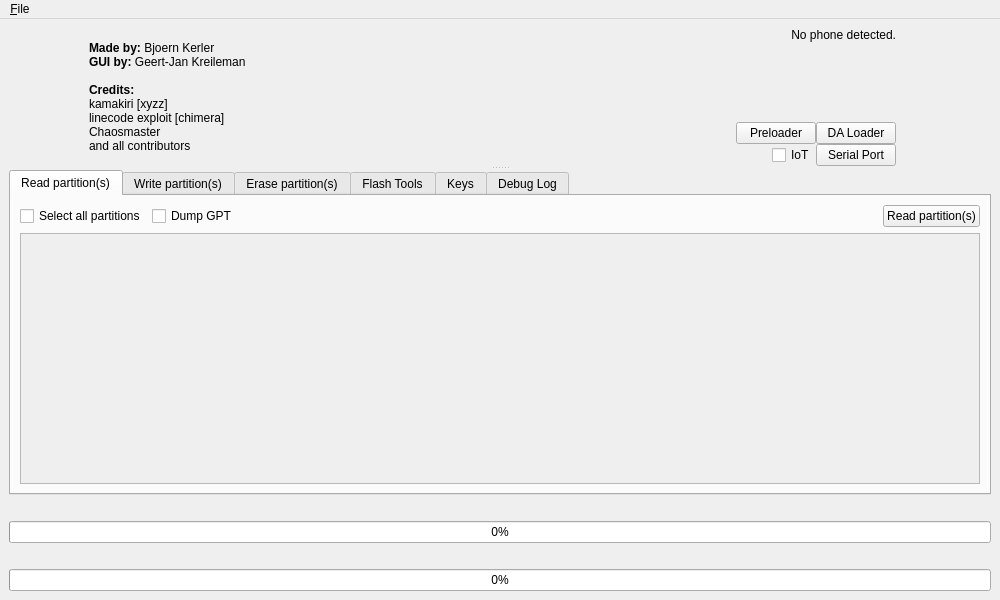
<?xml version="1.0" encoding="UTF-8"?>
<ui version="4.0">
 <class>MainWindow</class>
 <widget class="QMainWindow" name="MainWindow">
  <property name="windowModality">
   <enum>Qt::WindowModality::NonModal</enum>
  </property>
  <property name="geometry">
   <rect>
    <x>0</x>
    <y>0</y>
    <width>1000</width>
    <height>600</height>
   </rect>
  </property>
  <property name="sizePolicy">
   <sizepolicy hsizetype="MinimumExpanding" vsizetype="MinimumExpanding">
    <horstretch>0</horstretch>
    <verstretch>0</verstretch>
   </sizepolicy>
  </property>
  <property name="minimumSize">
   <size>
    <width>1000</width>
    <height>600</height>
   </size>
  </property>
  <property name="acceptDrops">
   <bool>false</bool>
  </property>
  <property name="windowTitle">
   <string>MabuiETool v1.0</string>
  </property>
  <property name="autoFillBackground">
   <bool>false</bool>
  </property>
  <widget class="QWidget" name="centralwidget">
   <layout class="QVBoxLayout" name="verticalLayout_11">
    <property name="spacing">
     <number>0</number>
    </property>
    <item>
     <widget class="CollapsibleSplitter" name="splitter">
      <property name="orientation">
       <enum>Qt::Orientation::Vertical</enum>
      </property>
      <widget class="QWidget" name="topPanel">
       <layout class="QVBoxLayout" name="topLayout">
        <property name="spacing">
         <number>0</number>
        </property>
        <property name="leftMargin">
         <number>0</number>
        </property>
        <property name="topMargin">
         <number>0</number>
        </property>
        <property name="rightMargin">
         <number>0</number>
        </property>
        <property name="bottomMargin">
         <number>0</number>
        </property>
        <item>
         <layout class="QHBoxLayout" name="horizontalLayout_11">
          <item>
           <layout class="QVBoxLayout" name="verticalLayout">
            <property name="sizeConstraint">
             <enum>QLayout::SizeConstraint::SetDefaultConstraint</enum>
            </property>
            <item>
             <layout class="QHBoxLayout" name="horizontalLayout">
              <property name="sizeConstraint">
               <enum>QLayout::SizeConstraint::SetDefaultConstraint</enum>
              </property>
              <property name="bottomMargin">
               <number>0</number>
              </property>
              <item>
               <widget class="QLabel" name="logoPic">
                <property name="sizePolicy">
                 <sizepolicy hsizetype="Fixed" vsizetype="Fixed">
                  <horstretch>0</horstretch>
                  <verstretch>0</verstretch>
                 </sizepolicy>
                </property>
                <property name="minimumSize">
                 <size>
                  <width>80</width>
                  <height>80</height>
                 </size>
                </property>
                <property name="maximumSize">
                 <size>
                  <width>80</width>
                  <height>80</height>
                 </size>
                </property>
                <property name="text">
                 <string/>
                </property>
                <property name="pixmap">
                 <pixmap>images/logo_256.png</pixmap>
                </property>
                <property name="scaledContents">
                 <bool>true</bool>
                </property>
                <property name="alignment">
                 <set>Qt::AlignmentFlag::AlignLeading|Qt::AlignmentFlag::AlignLeft|Qt::AlignmentFlag::AlignTop</set>
                </property>
                <property name="buddy">
                 <cstring>logoPic</cstring>
                </property>
               </widget>
              </item>
              <item>
               <widget class="QLabel" name="copyrightInfo">
                <property name="sizePolicy">
                 <sizepolicy hsizetype="Fixed" vsizetype="Fixed">
                  <horstretch>0</horstretch>
                  <verstretch>0</verstretch>
                 </sizepolicy>
                </property>
                <property name="text">
                 <string>&lt;b&gt;Made by:&lt;/b&gt; Bjoern Kerler&lt;br/&gt;&lt;b&gt;GUI by:&lt;/b&gt; Geert-Jan Kreileman&lt;br/&gt;&lt;br/&gt;&lt;b&gt;Credits:&lt;/b&gt;&lt;br/&gt;kamakiri [xyzz]&lt;br/&gt;linecode exploit [chimera]&lt;br/&gt;Chaosmaster&lt;br/&gt;and all contributors&lt;/p&gt;</string>
                </property>
               </widget>
              </item>
             </layout>
            </item>
           </layout>
          </item>
          <item>
           <layout class="QVBoxLayout" name="verticalLayout_7">
            <item>
             <widget class="QLabel" name="phoneInfoTextbox">
              <property name="sizePolicy">
               <sizepolicy hsizetype="Minimum" vsizetype="Fixed">
                <horstretch>0</horstretch>
                <verstretch>0</verstretch>
               </sizepolicy>
              </property>
              <property name="text">
               <string>No phone detected.</string>
              </property>
              <property name="alignment">
               <set>Qt::AlignmentFlag::AlignRight|Qt::AlignmentFlag::AlignTop|Qt::AlignmentFlag::AlignTrailing</set>
              </property>
              <property name="wordWrap">
               <bool>true</bool>
              </property>
             </widget>
            </item>
            <item>
             <widget class="QLabel" name="phoneDebugInfoTextbox">
              <property name="sizePolicy">
               <sizepolicy hsizetype="Expanding" vsizetype="Minimum">
                <horstretch>0</horstretch>
                <verstretch>0</verstretch>
               </sizepolicy>
              </property>
              <property name="minimumSize">
               <size>
                <width>0</width>
                <height>80</height>
               </size>
              </property>
              <property name="maximumSize">
               <size>
                <width>16777215</width>
                <height>80</height>
               </size>
              </property>
              <property name="styleSheet">
               <string notr="true">color:#888;</string>
              </property>
              <property name="text">
               <string/>
              </property>
              <property name="textFormat">
               <enum>Qt::TextFormat::PlainText</enum>
              </property>
              <property name="alignment">
               <set>Qt::AlignmentFlag::AlignBottom|Qt::AlignmentFlag::AlignRight|Qt::AlignmentFlag::AlignTrailing</set>
              </property>
             </widget>
            </item>
            <item>
             <layout class="QHBoxLayout" name="horizontalLayout_7">
              <item>
               <spacer name="horizontalSpacer_15">
                <property name="orientation">
                 <enum>Qt::Orientation::Horizontal</enum>
                </property>
                <property name="sizeHint" stdset="0">
                 <size>
                  <width>40</width>
                  <height>20</height>
                 </size>
                </property>
               </spacer>
              </item>
              <item>
               <widget class="QPushButton" name="consettings2btn">
                <property name="text">
                 <string>Preloader</string>
                </property>
               </widget>
              </item>
              <item>
               <widget class="QPushButton" name="consettingsbtn">
                <property name="sizePolicy">
                 <sizepolicy hsizetype="Fixed" vsizetype="Fixed">
                  <horstretch>0</horstretch>
                  <verstretch>0</verstretch>
                 </sizepolicy>
                </property>
                <property name="maximumSize">
                 <size>
                  <width>140</width>
                  <height>16777215</height>
                 </size>
                </property>
                <property name="text">
                 <string>DA Loader</string>
                </property>
               </widget>
              </item>
             </layout>
            </item>
            <item>
             <layout class="QHBoxLayout" name="horizontalLayout_2" stretch="0,0,0">
              <property name="spacing">
               <number>0</number>
              </property>
              <property name="sizeConstraint">
               <enum>QLayout::SizeConstraint::SetDefaultConstraint</enum>
              </property>
              <property name="topMargin">
               <number>0</number>
              </property>
              <item>
               <spacer name="horizontalSpacer_8">
                <property name="orientation">
                 <enum>Qt::Orientation::Horizontal</enum>
                </property>
                <property name="sizeType">
                 <enum>QSizePolicy::Policy::Expanding</enum>
                </property>
                <property name="sizeHint" stdset="0">
                 <size>
                  <width>20</width>
                  <height>0</height>
                 </size>
                </property>
               </spacer>
              </item>
              <item>
               <widget class="QCheckBox" name="iotcheck">
                <property name="text">
                 <string>IoT</string>
                </property>
               </widget>
              </item>
              <item>
               <widget class="QPushButton" name="serialportbtn">
                <property name="text">
                 <string>Serial Port</string>
                </property>
               </widget>
              </item>
             </layout>
            </item>
           </layout>
          </item>
          <item>
           <spacer name="horizontalSpacer">
            <property name="orientation">
             <enum>Qt::Orientation::Horizontal</enum>
            </property>
            <property name="sizeType">
             <enum>QSizePolicy::Policy::Minimum</enum>
            </property>
            <property name="sizeHint" stdset="0">
             <size>
              <width>5</width>
              <height>20</height>
             </size>
            </property>
           </spacer>
          </item>
          <item>
           <widget class="QWidget" name="widget_3" native="true">
            <property name="sizePolicy">
             <sizepolicy hsizetype="Fixed" vsizetype="Fixed">
              <horstretch>0</horstretch>
              <verstretch>0</verstretch>
             </sizepolicy>
            </property>
            <property name="minimumSize">
             <size>
              <width>90</width>
              <height>80</height>
             </size>
            </property>
            <widget class="QLabel" name="pic">
             <property name="geometry">
              <rect>
               <x>0</x>
               <y>0</y>
               <width>90</width>
               <height>80</height>
              </rect>
             </property>
             <property name="sizePolicy">
              <sizepolicy hsizetype="Fixed" vsizetype="Fixed">
               <horstretch>0</horstretch>
               <verstretch>0</verstretch>
              </sizepolicy>
             </property>
             <property name="minimumSize">
              <size>
               <width>90</width>
               <height>80</height>
              </size>
             </property>
             <property name="maximumSize">
              <size>
               <width>90</width>
               <height>80</height>
              </size>
             </property>
             <property name="text">
              <string/>
             </property>
             <property name="pixmap">
              <pixmap>images/phone_notfound.png</pixmap>
             </property>
             <property name="scaledContents">
              <bool>true</bool>
             </property>
             <property name="alignment">
              <set>Qt::AlignmentFlag::AlignCenter</set>
             </property>
             <property name="wordWrap">
              <bool>false</bool>
             </property>
            </widget>
            <widget class="QLabel" name="spinner_pic">
             <property name="geometry">
              <rect>
               <x>20</x>
               <y>14</y>
               <width>51</width>
               <height>51</height>
              </rect>
             </property>
             <property name="sizePolicy">
              <sizepolicy hsizetype="Fixed" vsizetype="Fixed">
               <horstretch>0</horstretch>
               <verstretch>0</verstretch>
              </sizepolicy>
             </property>
             <property name="text">
              <string/>
             </property>
             <property name="pixmap">
              <pixmap>images/phone_loading.png</pixmap>
             </property>
             <property name="scaledContents">
              <bool>true</bool>
             </property>
             <property name="alignment">
              <set>Qt::AlignmentFlag::AlignCenter</set>
             </property>
            </widget>
           </widget>
          </item>
         </layout>
        </item>
        <item>
         <widget class="ConnectInfoWidget" name="connectInfo" native="true"/>
        </item>
       </layout>
      </widget>
      <widget class="QWidget" name="bottomPanel">
       <layout class="QVBoxLayout" name="Main" stretch="1,0,0,0,0">
        <item>
         <widget class="QTabWidget" name="tabWidget">
          <property name="enabled">
           <bool>true</bool>
          </property>
          <property name="sizePolicy">
           <sizepolicy hsizetype="MinimumExpanding" vsizetype="MinimumExpanding">
            <horstretch>0</horstretch>
            <verstretch>0</verstretch>
           </sizepolicy>
          </property>
          <property name="minimumSize">
           <size>
            <width>100</width>
            <height>0</height>
           </size>
          </property>
          <property name="mouseTracking">
           <bool>false</bool>
          </property>
          <property name="autoFillBackground">
           <bool>false</bool>
          </property>
          <property name="currentIndex">
           <number>0</number>
          </property>
          <widget class="QWidget" name="readtab">
           <attribute name="title">
            <string>Read partition(s)</string>
           </attribute>
           <layout class="QGridLayout" name="gridLayout_5">
            <item row="0" column="0">
             <layout class="QVBoxLayout" name="verticalLayout_8">
              <item>
               <layout class="QHBoxLayout" name="horizontalLayout_6">
                <item>
                 <widget class="QCheckBox" name="readselectallcheckbox">
                  <property name="text">
                   <string>Select all partitions</string>
                  </property>
                 </widget>
                </item>
                <item>
                 <widget class="QCheckBox" name="readDumpGPTCheckbox">
                  <property name="sizePolicy">
                   <sizepolicy hsizetype="Minimum" vsizetype="Fixed">
                    <horstretch>0</horstretch>
                    <verstretch>0</verstretch>
                   </sizepolicy>
                  </property>
                  <property name="text">
                   <string>Dump GPT</string>
                  </property>
                 </widget>
                </item>
                <item>
                 <spacer name="horizontalSpacer_14">
                  <property name="orientation">
                   <enum>Qt::Orientation::Horizontal</enum>
                  </property>
                  <property name="sizeHint" stdset="0">
                   <size>
                    <width>40</width>
                    <height>20</height>
                   </size>
                  </property>
                 </spacer>
                </item>
                <item>
                 <widget class="QLabel" name="readtitle">
                  <property name="text">
                   <string/>
                  </property>
                 </widget>
                </item>
                <item>
                 <spacer name="horizontalSpacer_9">
                  <property name="orientation">
                   <enum>Qt::Orientation::Horizontal</enum>
                  </property>
                  <property name="sizeHint" stdset="0">
                   <size>
                    <width>40</width>
                    <height>20</height>
                   </size>
                  </property>
                 </spacer>
                </item>
                <item>
                 <widget class="QPushButton" name="readpartitionsbtn">
                  <property name="text">
                   <string>Read partition(s)</string>
                  </property>
                 </widget>
                </item>
               </layout>
              </item>
              <item>
               <widget class="QScrollArea" name="readpartitionList">
                <property name="sizePolicy">
                 <sizepolicy hsizetype="Expanding" vsizetype="Expanding">
                  <horstretch>0</horstretch>
                  <verstretch>0</verstretch>
                 </sizepolicy>
                </property>
                <property name="minimumSize">
                 <size>
                  <width>0</width>
                  <height>0</height>
                 </size>
                </property>
                <property name="verticalScrollBarPolicy">
                 <enum>Qt::ScrollBarPolicy::ScrollBarAsNeeded</enum>
                </property>
                <property name="horizontalScrollBarPolicy">
                 <enum>Qt::ScrollBarPolicy::ScrollBarAsNeeded</enum>
                </property>
                <property name="sizeAdjustPolicy">
                 <enum>QAbstractScrollArea::SizeAdjustPolicy::AdjustToContentsOnFirstShow</enum>
                </property>
                <property name="widgetResizable">
                 <bool>true</bool>
                </property>
                <widget class="QWidget" name="scrollAreaWidgetContents">
                 <property name="geometry">
                  <rect>
                   <x>0</x>
                   <y>0</y>
                   <width>954</width>
                   <height>175</height>
                  </rect>
                 </property>
                </widget>
               </widget>
              </item>
             </layout>
            </item>
           </layout>
          </widget>
          <widget class="QWidget" name="writetab">
           <attribute name="title">
            <string>Write partition(s)</string>
           </attribute>
           <layout class="QGridLayout" name="gridLayout_6">
            <item row="0" column="0">
             <layout class="QVBoxLayout" name="verticalLayout_9">
              <item>
               <layout class="QHBoxLayout" name="horizontalLayout_8">
                <item>
                 <widget class="QLabel" name="writetitle">
                  <property name="sizePolicy">
                   <sizepolicy hsizetype="Preferred" vsizetype="Fixed">
                    <horstretch>0</horstretch>
                    <verstretch>0</verstretch>
                   </sizepolicy>
                  </property>
                  <property name="minimumSize">
                   <size>
                    <width>0</width>
                    <height>20</height>
                   </size>
                  </property>
                  <property name="text">
                   <string>Select partitions to write</string>
                  </property>
                  <property name="alignment">
                   <set>Qt::AlignmentFlag::AlignLeading|Qt::AlignmentFlag::AlignLeft|Qt::AlignmentFlag::AlignTop</set>
                  </property>
                 </widget>
                </item>
                <item>
                 <spacer name="horizontalSpacer_10">
                  <property name="orientation">
                   <enum>Qt::Orientation::Horizontal</enum>
                  </property>
                  <property name="sizeHint" stdset="0">
                   <size>
                    <width>40</width>
                    <height>20</height>
                   </size>
                  </property>
                 </spacer>
                </item>
                <item>
                 <widget class="QPushButton" name="writeselectfromdir">
                  <property name="text">
                   <string>Select from directory</string>
                  </property>
                 </widget>
                </item>
                <item>
                 <spacer name="horizontalSpacer_11">
                  <property name="orientation">
                   <enum>Qt::Orientation::Horizontal</enum>
                  </property>
                  <property name="sizeHint" stdset="0">
                   <size>
                    <width>40</width>
                    <height>20</height>
                   </size>
                  </property>
                 </spacer>
                </item>
                <item>
                 <widget class="QPushButton" name="writepartbtn">
                  <property name="text">
                   <string>Write partition(s)</string>
                  </property>
                 </widget>
                </item>
               </layout>
              </item>
              <item>
               <widget class="QScrollArea" name="writepartitionList">
                <property name="sizePolicy">
                 <sizepolicy hsizetype="MinimumExpanding" vsizetype="Expanding">
                  <horstretch>0</horstretch>
                  <verstretch>0</verstretch>
                 </sizepolicy>
                </property>
                <property name="minimumSize">
                 <size>
                  <width>0</width>
                  <height>280</height>
                 </size>
                </property>
                <property name="verticalScrollBarPolicy">
                 <enum>Qt::ScrollBarPolicy::ScrollBarAsNeeded</enum>
                </property>
                <property name="horizontalScrollBarPolicy">
                 <enum>Qt::ScrollBarPolicy::ScrollBarAsNeeded</enum>
                </property>
                <property name="sizeAdjustPolicy">
                 <enum>QAbstractScrollArea::SizeAdjustPolicy::AdjustToContentsOnFirstShow</enum>
                </property>
                <property name="widgetResizable">
                 <bool>true</bool>
                </property>
                <widget class="QWidget" name="scrollAreaWidgetContents_2">
                 <property name="geometry">
                  <rect>
                   <x>0</x>
                   <y>0</y>
                   <width>98</width>
                   <height>278</height>
                  </rect>
                 </property>
                </widget>
               </widget>
              </item>
             </layout>
            </item>
           </layout>
          </widget>
          <widget class="QWidget" name="erasetab">
           <attribute name="title">
            <string>Erase partition(s)</string>
           </attribute>
           <layout class="QHBoxLayout" name="horizontalLayout_10">
            <item>
             <layout class="QVBoxLayout" name="verticalLayout_10">
              <item>
               <layout class="QHBoxLayout" name="horizontalLayout_9">
                <item>
                 <widget class="QLabel" name="erasetitle">
                  <property name="sizePolicy">
                   <sizepolicy hsizetype="Preferred" vsizetype="Fixed">
                    <horstretch>0</horstretch>
                    <verstretch>0</verstretch>
                   </sizepolicy>
                  </property>
                  <property name="minimumSize">
                   <size>
                    <width>0</width>
                    <height>20</height>
                   </size>
                  </property>
                  <property name="text">
                   <string>Select partitions to erase</string>
                  </property>
                  <property name="alignment">
                   <set>Qt::AlignmentFlag::AlignLeading|Qt::AlignmentFlag::AlignLeft|Qt::AlignmentFlag::AlignTop</set>
                  </property>
                 </widget>
                </item>
                <item>
                 <spacer name="horizontalSpacer_13">
                  <property name="orientation">
                   <enum>Qt::Orientation::Horizontal</enum>
                  </property>
                  <property name="sizeHint" stdset="0">
                   <size>
                    <width>40</width>
                    <height>20</height>
                   </size>
                  </property>
                 </spacer>
                </item>
                <item>
                 <widget class="QCheckBox" name="eraseselectallpartitionscheckbox">
                  <property name="text">
                   <string>Select all partitions</string>
                  </property>
                 </widget>
                </item>
                <item>
                 <spacer name="horizontalSpacer_12">
                  <property name="orientation">
                   <enum>Qt::Orientation::Horizontal</enum>
                  </property>
                  <property name="sizeHint" stdset="0">
                   <size>
                    <width>40</width>
                    <height>20</height>
                   </size>
                  </property>
                 </spacer>
                </item>
                <item>
                 <widget class="QPushButton" name="erasepartitionsbtn">
                  <property name="text">
                   <string>Erase partition(s)</string>
                  </property>
                 </widget>
                </item>
               </layout>
              </item>
              <item>
               <widget class="QScrollArea" name="erasepartitionList">
                <property name="sizePolicy">
                 <sizepolicy hsizetype="MinimumExpanding" vsizetype="Expanding">
                  <horstretch>0</horstretch>
                  <verstretch>0</verstretch>
                 </sizepolicy>
                </property>
                <property name="minimumSize">
                 <size>
                  <width>0</width>
                  <height>280</height>
                 </size>
                </property>
                <property name="verticalScrollBarPolicy">
                 <enum>Qt::ScrollBarPolicy::ScrollBarAsNeeded</enum>
                </property>
                <property name="horizontalScrollBarPolicy">
                 <enum>Qt::ScrollBarPolicy::ScrollBarAsNeeded</enum>
                </property>
                <property name="sizeAdjustPolicy">
                 <enum>QAbstractScrollArea::SizeAdjustPolicy::AdjustToContentsOnFirstShow</enum>
                </property>
                <property name="widgetResizable">
                 <bool>true</bool>
                </property>
                <widget class="QWidget" name="scrollAreaWidgetContents_3">
                 <property name="geometry">
                  <rect>
                   <x>0</x>
                   <y>0</y>
                   <width>98</width>
                   <height>278</height>
                  </rect>
                 </property>
                </widget>
               </widget>
              </item>
             </layout>
            </item>
           </layout>
          </widget>
          <widget class="QWidget" name="tab">
           <attribute name="title">
            <string>Flash Tools</string>
           </attribute>
           <layout class="QGridLayout" name="gridLayout_4">
            <item row="0" column="0" rowspan="2">
             <layout class="QVBoxLayout" name="verticalLayout_2">
              <item>
               <widget class="QPushButton" name="readflashbtn">
                <property name="text">
                 <string>Read flash</string>
                </property>
               </widget>
              </item>
              <item>
               <widget class="QPushButton" name="readpreloaderbtn">
                <property name="text">
                 <string>Read preloader</string>
                </property>
               </widget>
              </item>
              <item>
               <widget class="QPushButton" name="readboot2btn">
                <property name="text">
                 <string>Read boot2</string>
                </property>
               </widget>
              </item>
              <item>
               <widget class="QPushButton" name="readrpmbbtn">
                <property name="text">
                 <string>Read RPMB</string>
                </property>
               </widget>
              </item>
              <item>
               <spacer name="verticalSpacer">
                <property name="orientation">
                 <enum>Qt::Orientation::Vertical</enum>
                </property>
                <property name="sizeHint" stdset="0">
                 <size>
                  <width>20</width>
                  <height>40</height>
                 </size>
                </property>
               </spacer>
              </item>
             </layout>
            </item>
            <item row="0" column="1" rowspan="2">
             <layout class="QVBoxLayout" name="verticalLayout_3">
              <item>
               <widget class="QPushButton" name="writeflashbtn">
                <property name="text">
                 <string>Write flash</string>
                </property>
               </widget>
              </item>
              <item>
               <widget class="QPushButton" name="writepreloaderbtn">
                <property name="text">
                 <string>Write preloader</string>
                </property>
               </widget>
              </item>
              <item>
               <widget class="QPushButton" name="writeboot2btn">
                <property name="text">
                 <string>Write boot2</string>
                </property>
               </widget>
              </item>
              <item>
               <widget class="QPushButton" name="writerpmbbtn">
                <property name="text">
                 <string>Write RPMB</string>
                </property>
               </widget>
              </item>
              <item>
               <spacer name="verticalSpacer_2">
                <property name="orientation">
                 <enum>Qt::Orientation::Vertical</enum>
                </property>
                <property name="sizeHint" stdset="0">
                 <size>
                  <width>20</width>
                  <height>40</height>
                 </size>
                </property>
               </spacer>
              </item>
             </layout>
            </item>
            <item row="0" column="2">
             <layout class="QVBoxLayout" name="verticalLayout_4">
              <item>
               <widget class="QPushButton" name="erasepreloaderbtn">
                <property name="text">
                 <string>Erase preloader</string>
                </property>
               </widget>
              </item>
              <item>
               <widget class="QPushButton" name="eraseboot2btn">
                <property name="text">
                 <string>Erase boot2</string>
                </property>
               </widget>
              </item>
              <item>
               <widget class="QPushButton" name="eraserpmbbtn">
                <property name="text">
                 <string>Erase RPMB</string>
                </property>
               </widget>
              </item>
              <item>
               <spacer name="verticalSpacer_3">
                <property name="orientation">
                 <enum>Qt::Orientation::Vertical</enum>
                </property>
                <property name="sizeHint" stdset="0">
                 <size>
                  <width>20</width>
                  <height>40</height>
                 </size>
                </property>
               </spacer>
              </item>
             </layout>
            </item>
            <item row="1" column="2">
             <layout class="QVBoxLayout" name="verticalLayout_5">
              <item>
               <widget class="QPushButton" name="lockbutton">
                <property name="text">
                 <string>Lock bootloader</string>
                </property>
               </widget>
              </item>
              <item>
               <widget class="QPushButton" name="unlockbutton">
                <property name="text">
                 <string>Unlock bootloader</string>
                </property>
               </widget>
              </item>
             </layout>
            </item>
           </layout>
          </widget>
          <widget class="QWidget" name="keytab">
           <attribute name="title">
            <string>Keys</string>
           </attribute>
           <layout class="QGridLayout" name="gridLayout_2">
            <item row="1" column="0">
             <widget class="QTableWidget" name="keytable">
              <property name="enabled">
               <bool>true</bool>
              </property>
              <property name="sortingEnabled">
               <bool>true</bool>
              </property>
              <property name="wordWrap">
               <bool>false</bool>
              </property>
              <attribute name="horizontalHeaderShowSortIndicator" stdset="0">
               <bool>true</bool>
              </attribute>
              <attribute name="horizontalHeaderStretchLastSection">
               <bool>true</bool>
              </attribute>
              <attribute name="verticalHeaderVisible">
               <bool>false</bool>
              </attribute>
              <attribute name="verticalHeaderCascadingSectionResizes">
               <bool>false</bool>
              </attribute>
              <attribute name="verticalHeaderStretchLastSection">
               <bool>false</bool>
              </attribute>
              <row>
               <property name="text">
                <string>Neue Zeile</string>
               </property>
              </row>
              <row>
               <property name="text">
                <string>Neue Zeile</string>
               </property>
              </row>
              <row>
               <property name="text">
                <string>Neue Zeile</string>
               </property>
              </row>
              <row>
               <property name="text">
                <string>Neue Zeile</string>
               </property>
              </row>
              <row>
               <property name="text">
                <string>Neue Zeile</string>
               </property>
              </row>
              <row>
               <property name="text">
                <string>Neue Zeile</string>
               </property>
              </row>
              <row>
               <property name="text">
                <string>Neue Zeile</string>
               </property>
              </row>
              <column>
               <property name="text">
                <string>Type</string>
               </property>
              </column>
              <column>
               <property name="text">
                <string>Value</string>
               </property>
              </column>
             </widget>
            </item>
            <item row="2" column="0">
             <widget class="QLabel" name="keystatuslabel">
              <property name="text">
               <string>Ready.</string>
              </property>
             </widget>
            </item>
            <item row="0" column="0">
             <widget class="QPushButton" name="generatekeybtn">
              <property name="text">
               <string>Generate Keys</string>
              </property>
             </widget>
            </item>
           </layout>
          </widget>
          <widget class="QWidget" name="debugtab">
           <attribute name="title">
            <string>Debug Log</string>
           </attribute>
           <layout class="QGridLayout" name="gridLayout_3">
            <item row="0" column="0">
             <layout class="QGridLayout" name="gridLayout">
              <item row="1" column="0">
               <widget class="QWidget" name="widget_2" native="true"/>
              </item>
              <item row="0" column="0" colspan="2">
               <widget class="QPlainTextEdit" name="logBox">
                <property name="sizePolicy">
                 <sizepolicy hsizetype="Expanding" vsizetype="Expanding">
                  <horstretch>0</horstretch>
                  <verstretch>0</verstretch>
                 </sizepolicy>
                </property>
                <property name="minimumSize">
                 <size>
                  <width>700</width>
                  <height>0</height>
                 </size>
                </property>
                <property name="styleSheet">
                 <string notr="true"/>
                </property>
                <property name="verticalScrollBarPolicy">
                 <enum>Qt::ScrollBarPolicy::ScrollBarAlwaysOn</enum>
                </property>
                <property name="readOnly">
                 <bool>true</bool>
                </property>
                <property name="hidden" stdset="0">
                 <bool>false</bool>
                </property>
               </widget>
              </item>
             </layout>
            </item>
           </layout>
          </widget>
         </widget>
        </item>
        <item>
         <widget class="QLabel" name="partProgressText">
          <property name="text">
           <string/>
          </property>
         </widget>
        </item>
        <item>
         <widget class="QProgressBar" name="partProgress">
          <property name="value">
           <number>0</number>
          </property>
         </widget>
        </item>
        <item>
         <widget class="QLabel" name="fullProgressText">
          <property name="text">
           <string/>
          </property>
         </widget>
        </item>
        <item>
         <widget class="QProgressBar" name="fullProgress">
          <property name="value">
           <number>0</number>
          </property>
         </widget>
        </item>
       </layout>
      </widget>
     </widget>
    </item>
   </layout>
  </widget>
  <widget class="QMenuBar" name="menubar">
   <property name="geometry">
    <rect>
     <x>0</x>
     <y>0</y>
     <width>1000</width>
     <height>23</height>
    </rect>
   </property>
   <widget class="QMenu" name="menuFile">
    <property name="title">
     <string>&amp;File</string>
    </property>
    <addaction name="action_Quit"/>
   </widget>
   <addaction name="menuFile"/>
  </widget>
  <action name="actionRead_partition_s">
   <property name="text">
    <string>Quit</string>
   </property>
  </action>
  <action name="actionRead_full_flash">
   <property name="text">
    <string>Read full flash</string>
   </property>
  </action>
  <action name="actionRead_offset">
   <property name="text">
    <string>Read at offset</string>
   </property>
  </action>
  <action name="actionWrite_partition_s">
   <property name="text">
    <string>Write partition(s)</string>
   </property>
  </action>
  <action name="actionWrite_full_flash">
   <property name="text">
    <string>Write full flash</string>
   </property>
  </action>
  <action name="actionWrite_at_offset">
   <property name="text">
    <string>Write at offset</string>
   </property>
  </action>
  <action name="actionErase_partitions_s">
   <property name="text">
    <string>Erase partitions(s)</string>
   </property>
  </action>
  <action name="actionErase_at_offset">
   <property name="text">
    <string>Erase at offset</string>
   </property>
  </action>
  <action name="actionRead_RPMB">
   <property name="text">
    <string>Read RPMB</string>
   </property>
  </action>
  <action name="actionWrite_RPMB">
   <property name="text">
    <string>Write RPMB</string>
   </property>
  </action>
  <action name="actionRead_preloader">
   <property name="text">
    <string>Read preloader</string>
   </property>
  </action>
  <action name="actionGenerate_RPMB_keys">
   <property name="text">
    <string>Generate RPMB keys</string>
   </property>
  </action>
  <action name="actionRead_boot2">
   <property name="text">
    <string>Read boot2</string>
   </property>
  </action>
  <action name="actionWrite_preloader">
   <property name="text">
    <string>Write preloader</string>
   </property>
  </action>
  <action name="actionWrite_boot2">
   <property name="text">
    <string>Write boot2</string>
   </property>
  </action>
  <action name="actionUnlock_device">
   <property name="text">
    <string>Unlock / Lock</string>
   </property>
  </action>
  <action name="actionLock_device">
   <property name="text">
    <string>Lock device</string>
   </property>
  </action>
  <action name="action_Quit">
   <property name="text">
    <string>&amp;Quit</string>
   </property>
  </action>
 </widget>
 <customwidgets>
  <customwidget>
   <class>CollapsibleSplitter</class>
   <extends>QSplitter</extends>
   <header>mtkclient.gui.collapsible_splitter</header>
   <container>1</container>
  </customwidget>
  <customwidget>
   <class>ConnectInfoWidget</class>
   <extends>QWidget</extends>
   <header>mtkclient.gui.connect_info</header>
  </customwidget>
 </customwidgets>
 <resources/>
 <connections/>
</ui>
